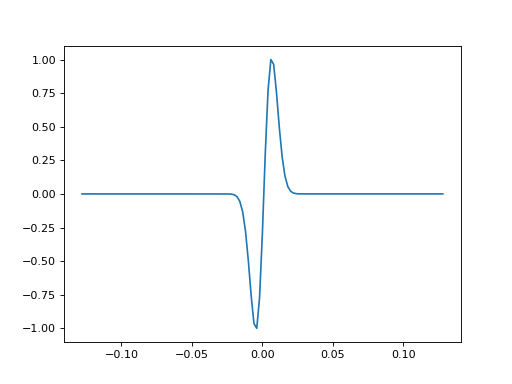

Write the Python code that produced this figure.
import matplotlib.pyplot as plt
import bruges
w, t = bruges.filters.generalized(0.256, 0.002, 40, u=1.0)
plt.plot(t, w)
